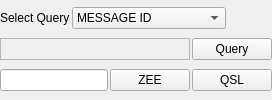
             <widget class="QWidget" name="tabQuery">
              <property name="sizePolicy">
               <sizepolicy hsizetype="Expanding" vsizetype="Expanding">
                <horstretch>0</horstretch>
                <verstretch>0</verstretch>
               </sizepolicy>
              </property>
              <property name="autoFillBackground">
               <bool>false</bool>
              </property>
              <attribute name="title">
               <string>Query</string>
              </attribute>
              <layout class="QVBoxLayout" name="verticalLayout_20">
               <property name="spacing">
                <number>2</number>
               </property>
               <property name="leftMargin">
                <number>0</number>
               </property>
               <property name="topMargin">
                <number>0</number>
               </property>
               <property name="rightMargin">
                <number>0</number>
               </property>
               <property name="bottomMargin">
                <number>0</number>
               </property>
               <item>
                <layout class="QHBoxLayout" name="horizontalLayout_5">
                 <property name="spacing">
                  <number>2</number>
                 </property>
                 <item>
                  <widget class="QLabel" name="label_9">
                   <property name="text">
                    <string>Select Query</string>
                   </property>
                  </widget>
                 </item>
                 <item>
                  <widget class="QComboBox" name="comboBoxSQLQuery">
                   <property name="sizePolicy">
                    <sizepolicy hsizetype="Preferred" vsizetype="Fixed">
                     <horstretch>0</horstretch>
                     <verstretch>0</verstretch>
                    </sizepolicy>
                   </property>
                   <property name="toolTip">
                    <string>Select query template</string>
                   </property>
                   <property name="editable">
                    <bool>false</bool>
                   </property>
                   <property name="insertPolicy">
                    <enum>QComboBox::InsertAlphabetically</enum>
                   </property>
                   <property name="sizeAdjustPolicy">
                    <enum>QComboBox::AdjustToContents</enum>
                   </property>
                   <property name="minimumContentsLength">
                    <number>4</number>
                   </property>
                   <item>
                    <property name="text">
                     <string>MESSAGE ID</string>
                    </property>
                   </item>
                   <item>
                    <property name="text">
                     <string>TO</string>
                    </property>
                   </item>
                   <item>
                    <property name="text">
                     <string>FROM</string>
                    </property>
                   </item>
                   <item>
                    <property name="text">
                     <string>USMTF TYPE</string>
                    </property>
                   </item>
                   <item>
                    <property name="text">
                     <string>DATE RANGE</string>
                    </property>
                   </item>
                   <item>
                    <property name="text">
                     <string>MESSAGE CONTAINS</string>
                    </property>
                   </item>
                  </widget>
                 </item>
                 <item>
                  <spacer name="horizontalSpacer_6">
                   <property name="orientation">
                    <enum>Qt::Horizontal</enum>
                   </property>
                   <property name="sizeHint" stdset="0">
                    <size>
                     <width>40</width>
                     <height>20</height>
                    </size>
                   </property>
                  </spacer>
                 </item>
                </layout>
               </item>
               <item>
                <layout class="QHBoxLayout" name="horizontalLayout_37">
                 <item>
                  <widget class="QFrame" name="frameSQLWidgets">
                   <property name="frameShape">
                    <enum>QFrame::StyledPanel</enum>
                   </property>
                   <property name="frameShadow">
                    <enum>QFrame::Raised</enum>
                   </property>
                   <layout class="QHBoxLayout" name="frameSQLWidgetsLayout">
                    <property name="spacing">
                     <number>2</number>
                    </property>
                    <property name="leftMargin">
                     <number>0</number>
                    </property>
                    <property name="topMargin">
                     <number>0</number>
                    </property>
                    <property name="rightMargin">
                     <number>0</number>
                    </property>
                    <property name="bottomMargin">
                     <number>0</number>
                    </property>
                   </layout>
                  </widget>
                 </item>
                 <item>
                  <widget class="QPushButton" name="pushButtonSQLQuery">
                   <property name="sizePolicy">
                    <sizepolicy hsizetype="Fixed" vsizetype="Fixed">
                     <horstretch>2</horstretch>
                     <verstretch>0</verstretch>
                    </sizepolicy>
                   </property>
                   <property name="maximumSize">
                    <size>
                     <width>16777215</width>
                     <height>16777215</height>
                    </size>
                   </property>
                   <property name="toolTip">
                    <string>Sends query to connected application</string>
                   </property>
                   <property name="text">
                    <string>Query</string>
                   </property>
                  </widget>
                 </item>
                </layout>
               </item>
               <item>
                <layout class="QHBoxLayout" name="horizontalLayout_38">
                 <item>
                  <widget class="QLineEdit" name="lineEditMessageParamaters_2">
                   <property name="sizePolicy">
                    <sizepolicy hsizetype="Minimum" vsizetype="Fixed">
                     <horstretch>0</horstretch>
                     <verstretch>0</verstretch>
                    </sizepolicy>
                   </property>
                   <property name="clearButtonEnabled">
                    <bool>true</bool>
                   </property>
                  </widget>
                 </item>
                 <item>
                  <widget class="QPushButton" name="pushButtonZEE_2">
                   <property name="sizePolicy">
                    <sizepolicy hsizetype="Fixed" vsizetype="Fixed">
                     <horstretch>0</horstretch>
                     <verstretch>0</verstretch>
                    </sizepolicy>
                   </property>
                   <property name="text">
                    <string>ZEE</string>
                   </property>
                  </widget>
                 </item>
                 <item>
                  <widget class="QPushButton" name="pushButtonQSL_2">
                   <property name="sizePolicy">
                    <sizepolicy hsizetype="Fixed" vsizetype="Fixed">
                     <horstretch>0</horstretch>
                     <verstretch>0</verstretch>
                    </sizepolicy>
                   </property>
                   <property name="text">
                    <string>QSL</string>
                   </property>
                  </widget>
                 </item>
                </layout>
               </item>
              </layout>
             </widget>
